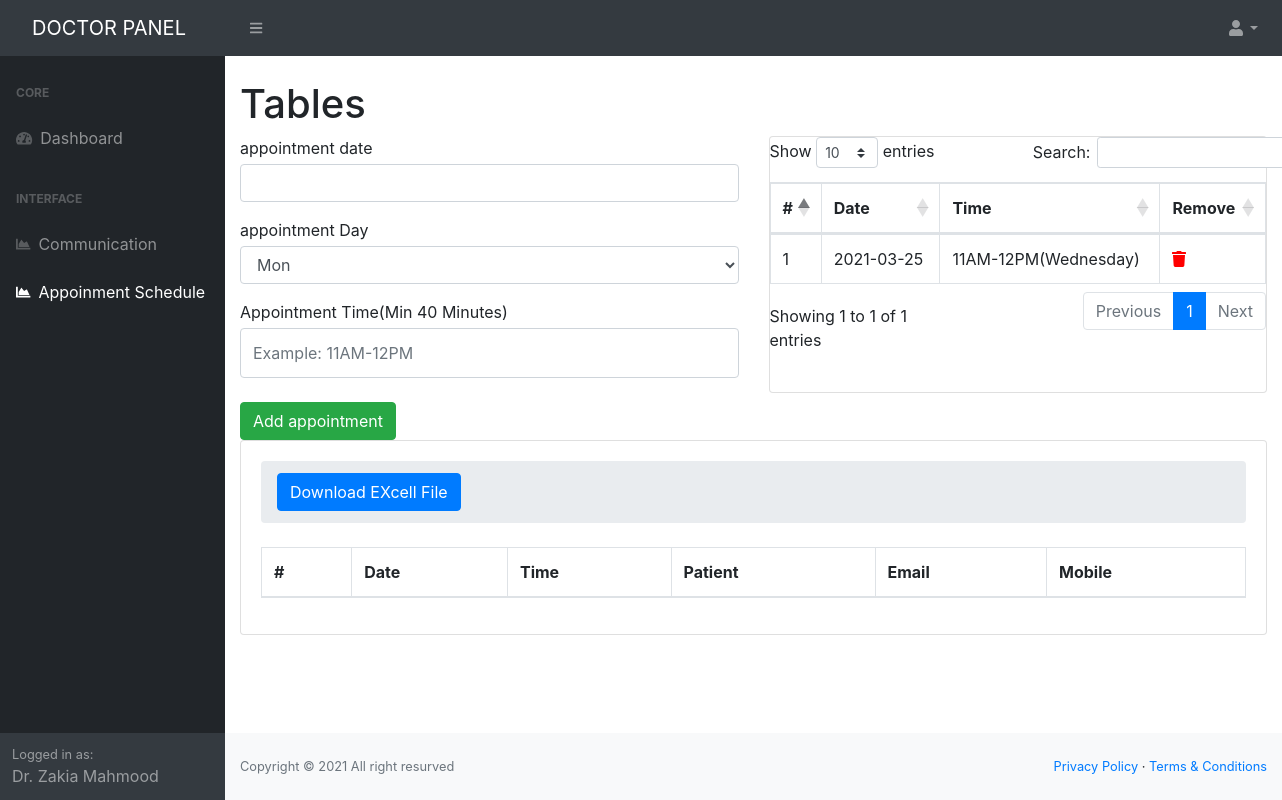
/admin/appoinmentlist-dr.php (signed in), run on the app's committed database.
### tables this page shows
CREATE TABLE `appointment_table` (
  `appointment_id` int(11) NOT NULL,
  `od_id` int(11) NOT NULL,
  `appointment_date` varchar(200) NOT NULL,
  `appointment_day` varchar(100) NOT NULL,
  `appointment_time` varchar(100) NOT NULL,
  `booking` tinyint(4) NOT NULL
);

### library/db.php (called while the page is built, shortened)
<?php
class DBconnection{
	public function connectDataBase(){
		$this->con = new mysqli('localhost', 'root', '','doctor_db');
	}
}
?>

### library/SessionClass.php (called while the page is built, shortened)
<?php
    class  Session{
        public static function get($key){
            if (isset($_SESSION[$key])) {
                return $_SESSION[$key];
            } else {
                return false;
            }
        }
    }
?>

### library/Selectclass.php (called while the page is built, shortened)
<?php
include_once 'db.php';
class Selectclass extends DBconnection{
	public function selectsupport($query){
		$result = $this->con->query($query) or die($this->con->error.__LINE__);
		if($result->num_rows > 0){
			return $result;
		}elseif($result->num_rows == 0){
			return $result;
		} else {
			return false;
		}
	}
	public function selectappoinment($drid){
		$query = "SELECT * FROM our_doctor_table LEFT JOIN appointment_table ON our_doctor_table.od_id = appointment_table.od_id  where  appointment_table.od_id=$drid";
		$result = self::selectsupport($query);
		return $result;
	}
}
 ?>

### admin/appoinmentlist-dr.php (the view, shortened to what this page needs)
<?php include_once 'header.php';
 ?>
            <div id="layoutSidenav_content">
                <main>
                    <div class="container-fluid">
                        <h1 class="mt-4">Tables</h1>
                        <div class="row">
                            <div class="col-md-6">
                                  <form method="post" action="">
                                           <div class="form-group">
                                                <label class="large mb-1" for="inputEmailAddress">appointment date </label>
                                               <?php include_once ('datepick.php'); ?>
                                            </div>
                                            <div class="form-group">
                                                <label class="large mb-1" for="inputEmailAddress">appointment Day</label>
                                                <select class="form-control" name="appointment_day" >
                                                    <option value="<?php echo date('D'); ?>"><?php echo date('D'); ?></option>
                                                </select>
                                            </div>
                                            <div class="form-group">
                                                <label class="large mb-1" for="inputEmailAddress">Appointment Time(Min 40 Minutes)</label>
                                                <input class="form-control py-4" placeholder="Example: 11AM-12PM" type="text" name="appointment_time">
                                            </div>
                                            <div class="form-group d-flex align-items-center justify-content-between mt-4 mb-0">
                                                 <input class="btn btn-success" type="submit" name="submit" value="Add appointment">
                                            </div>
                                        </form>
                            </div>
                            <div class="col-md-6">
                                <div class="card mb-4">
                               <table class="table table-bordered" id="dataTable" width="100%" cellspacing="0">
                                        <thead>
                                            <tr>
                                                <th>#</th>
                                                <th>Date</th>
                                                <th>Time</th>
                                                <th>Remove</th>
                                            </tr>
                                        </thead>
                                        <tbody>
                                    <?php
                                        $viewdoctor = $sc->selectappoinment($drid);
                        $a = 0;
                        while ($row = $viewdoctor->fetch_assoc()) {
                            $a++;
                                    ?>
                                            <tr>
                                                <td><?php echo $a;?></td>
                                                <td><?php echo $row['appointment_date'];?></td>
                                                <td><?php echo $row['appointment_time'].'('.$row['appointment_day'].')';?></td>
                                                <td>
                                                     <a href="?removeappoin=<?php echo $row['appointment_id']; ?>"><i style="padding: -10px; color: red;" class="fa fa-trash"></i></a>
                                                </td>
                                            </tr>
                                     <?php }  ?>
                                        </tbody>
                                    </table>
                            <div class="card-body">
                            </div>
                        </div>
                            </div>
                        </div>
                        <div class="card mb-4">
                            <div class="card-body">
                                <div class="table-responsive">
                                    <table class="table table-bordered" id="dataTable" width="100%" cellspacing="0">
                                     <ol class="breadcrumb mb-4">
                                         <a href="exportfile.php?drid=<?php  echo $drid; ?>"> <button class="btn btn-primary">Download EXcell File</button></a>
                                    </ol>
                                        <thead>
                                            <tr>
                                                <th>#</th>
                                                <th>Date</th>
                                                <th>Time</th>
                                                <th>Patient</th>
                                                <th>Email</th>
                                                <th>Mobile</th>
                                            </tr>
                                        </thead>
                                    </table>
                                </div>
                            </div>
                        </div>
                    </div>
                </main>
               <?php include_once 'footer.php'; ?>

### data on the page
appointment_table: appointment_date "2021-03-25", appointment_time "11AM-12PM", appointment_day "Wednesday"

### other printed values
Session::get('od_name') "Dr. Zakia Mahmood"
form field appointment_day "Mon"
